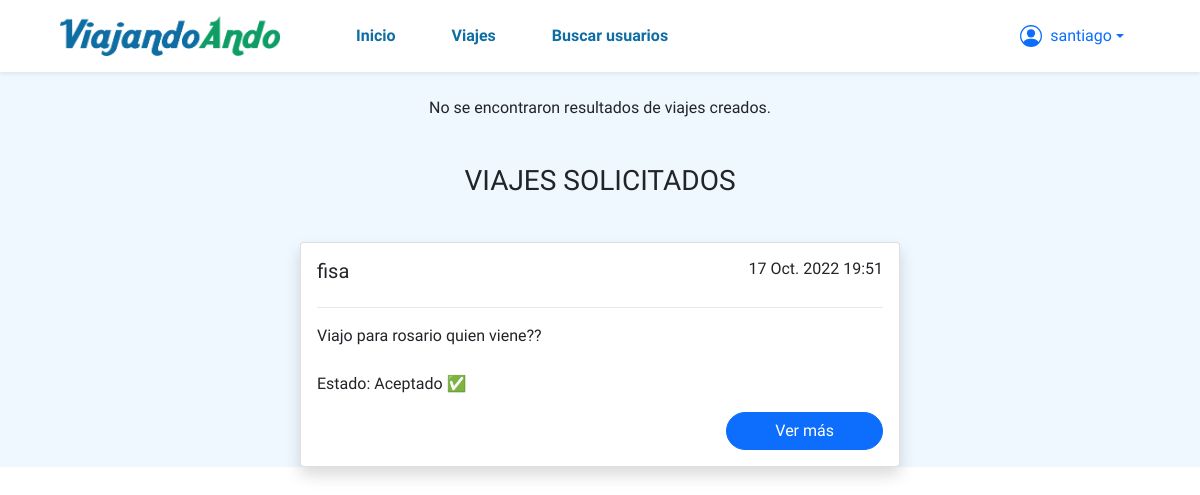
Screenshot of /viajes/misviajes (signed in) with the database file from the repository.
### viajes/models.py (models this page shows, shortened)
class UsuarioPeticion(models.Model):
    viaje = models.ForeignKey(Viaje, on_delete=models.CASCADE)
    user = models.ForeignKey(User, on_delete=models.CASCADE)
    esta_aceptado = models.BooleanField(null=True, default=None)
    class Meta:
        constraints = [
            models.UniqueConstraint(
                fields=['viaje', 'user'], name='unique_viaje_user_combination'
            )
        ]

class Viaje(models.Model):
    conductor = models.ForeignKey(Conductor,on_delete=models.CASCADE, related_name='conductor_set')
    datetime = models.DateTimeField(blank=True, null=True, default=None)
    fecha = models.DateField(blank=True, null=True, default=None)
    hora = models.TimeField(blank=True, null=True, default=None)
    ciudad_origen = models.ForeignKey(Ciudad,on_delete=models.CASCADE, related_name='ciudad_origen_set')
    ciudad_destino = models.ForeignKey(Ciudad,on_delete=models.CASCADE, related_name='ciudad_destino_set')
    pasajeros = models.ManyToManyField(User, through='UsuarioPeticion')
    imagen_vehiculo = models.ImageField(upload_to="images/")
    descripcion = models.CharField(max_length=250)
    capacidad = models.PositiveIntegerField()
    disponible = models.PositiveIntegerField(null=True, blank=True, default=None)
    class Meta:
        constraints = [
            models.UniqueConstraint(
                fields=['conductor', 'datetime'], name='unique_conductor_datetime_combination'
            )
        ]

### users/models.py (models this page shows)
class Conductor(models.Model):
    user = models.OneToOneField(User, on_delete=models.CASCADE, primary_key=True)
    licencia = models.CharField(max_length=250)
    foto_perfil = models.ImageField(upload_to="images/", null=True, default=None)
    celular = models.BigIntegerField(blank=True, null=True, default=None);
    def __str__(self):
        string = str(self.user.username)
        return string

### viajes/views.py (the view)
# urls.py: path("viajes/misviajes", viajes_views.mis_viajes, name="mis viajes"),
@login_required
def mis_viajes(request):
	viajes_creados = ''
	if request.method == "GET":
		try:
			conductor = Conductor.objects.get(user_id=request.user.id)
			viajes_creados = Viaje.objects.filter(conductor_id=conductor)
		except:
			print('No es conductor.')
		viajes_solicitados = UsuarioPeticion.objects.filter(user_id=request.user)
	return render(request, "viajes/mis_viajes.html", {'viajes_solicitados': viajes_solicitados, 'viajes_creados': viajes_creados})

### viajes/templates/viajes/mis_viajes.html (shortened to what this page needs)
{% extends 'base.html' %}
{% load static %}
{% block content_viaje %}
<div class="viajes">
  {% if viajes_creados|length == 0 %}
    <p class="text-center py-4">No se encontraron resultados de viajes creados.</p>
  {% endif %}
  <div class="viajes">
    {% if viajes_solicitados|length == 0 %}
      <p class="text-center py-4">No se encontraron resultados de viajes solicitados.</p>
    {% else %}
      <p class="text-center fs-3 mt-2">VIAJES SOLICITADOS</p>
      {% for peticion in viajes_solicitados %}
        <div class="d-flex justify-content-center pt-4">
          <div class="card shadow rounded cardViaje">
            <div class="card-body">
              <div class="d-flex justify-content-between">
                <h5 class="card-title d-inline">{{peticion.viaje.conductor}}</h5>
                <h6 class="text-end d-inline">{{peticion.viaje.datetime}}</h6>
              </div>
              <hr>
                <p class="card-text mb-4">{{peticion.viaje.descripcion}}</p>
                Estado:
                {% if peticion.esta_aceptado == None %}
                  Pendiente ⏲
                {% elif peticion.esta_aceptado == True %}
                    Aceptado ✅
                {% else %}
                  Rechazado ❌
                {% endif %}
                <div class="d-flex justify-content-end">
                  <button type="button" class="btn btn-primary text-center px-5 rounded-pill" data-bs-toggle="modal" data-bs-target="#exampleModal{{viaje.id}}">Ver más</button>
                </div>
            </div>
          </div>
        </div>
      {% endfor %}
    {% endif %}
</div>
{% endblock %}

### viajes/templates/base.html (shortened to what this page needs)
{% load static %}
<!DOCTYPE html>
<html lang="es">
<head>
  <link href="https://cdn.jsdelivr.net/npm/bootstrap@5.1.3/dist/css/bootstrap.min.css" rel="stylesheet">
  <link rel="stylesheet" href="{% static 'viajes/css/styles.css' %}" type="text/css">
</head>
<body>
  <header>
    <nav class="navbar navbar-expand-lg px-md-5 shadow-sm">
      <div class="container-fluid">
        <a href="/"><img class="logo" src="{% static 'viajes/img/logo.png' %}" alt="Logo"></a>
          <div class="collapse navbar-collapse" id="navbarSupportedContent">
              <div class="container-fluid d-flex justify-content-between p py-2">
                <ul class="navbar-nav gap-lg-4 ps-lg-5">
                    <li class="nav-item">
                      <a class="nav-link px-3 fw-bold itemNav rounded-pill" aria-current="page" href="/">Inicio</a>
                    </li>
                    <li class="nav-item">
                      <a class="nav-link px-3 fw-bold itemNav rounded-pill" href="{% url 'viajes' %}">Viajes</a>
                    </li>
                    <li class="nav-item">
                      <a class="nav-link px-3 fw-bold itemNav rounded-pill" href="/search/">Buscar usuarios</a>
                    </li>
              </div>
                <div class="d-flex align-items-center justify-content-center justify-content-md-end gap-4">
                  {% if user.is_authenticated %}
                        <li class="nav-item dropdown list-type">
                          <a class="nav-link dropdown-toggle d-flex align-items-center" href="#" role="button" data-bs-toggle="dropdown" aria-expanded="false">
                            {{user.username}}
                          </a>
                        </li>
                  {% else %}
                      <a class="text-decoration-none" href="{% url 'register' %}">Registrarse</a>
                      <a class="btn btn-primary text-nowrap" href="{% url 'login' %}">Iniciar Sesion</a>
                  {% endif %}
                </div>
          </div>
      </div>
    </nav>
  </header>
  <main>
    {% block content_viaje %}
    {% endblock %}
  </main>
</body>
</html>

### viajes/static/viajes/css/styles.css (style rules this page uses)
body { font-family: 'Ubuntu', sans-serif; }
.logo { width: 220px; }
main { background-color: aliceblue; }
hr { opacity: 0.1; }
.itemNav { color: #0e6da3; }
.cardViaje { width: 600px; min-width: 300px; }
.list-type { list-style-type: none; }

### rows the page displays
UsuarioPeticion: viaje.conductor "fisa", viaje.datetime "17 Oct. 2022 19:51", viaje.descripcion "Viajo para rosario quien viene??", esta_aceptado "Aceptado ✅"

### other values shown
{{ user.username }} "santiago"
